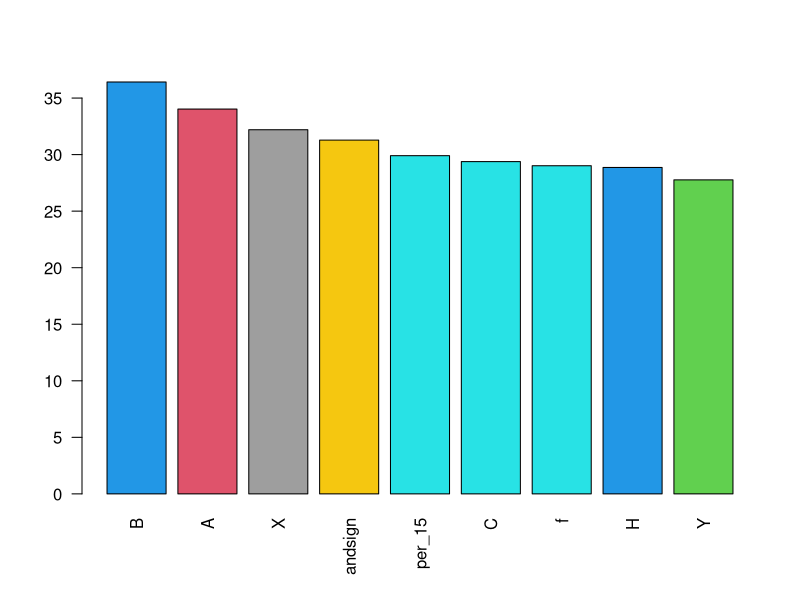
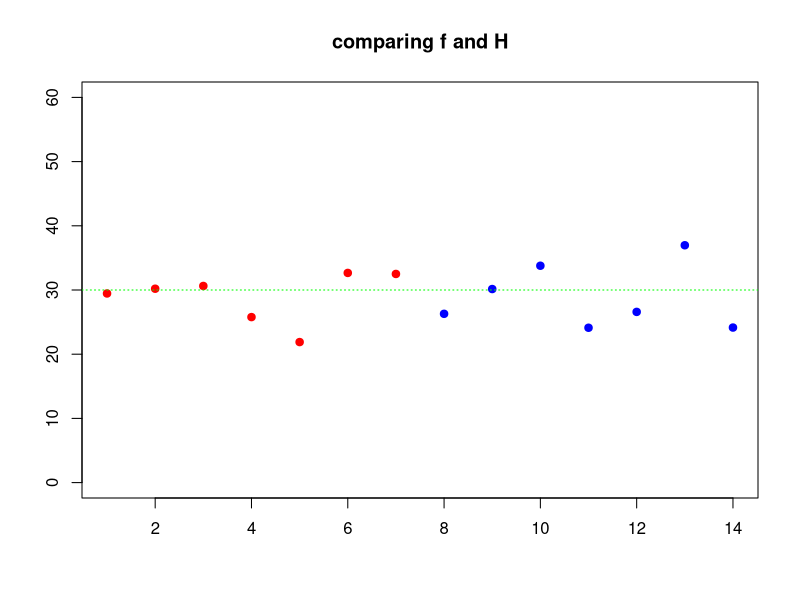

Recreate these plots in R, in order.
### The Documentary Hypothesis

library(dplyr)


andsign = c(23.76,44.14,28.56,28.67); mean(andsign)
per_15 = c(41.69,16.65,15.25,46.03); mean(per_15)
C = c(27.88,36.9,21.17,31.58); mean(C)
Y = c(38.29,29,21.92,21.86); mean(Y)
X = c(41.59,31.6,29.93,25.68); mean(X)
A = c(37,29.1,33,37); mean(A)
B = c(48,28.72,31.93,37.03); mean(B)
f = c(29.46,30.2,30.63,25.78,21.89,32.66,32.5); mean(f)
H = c(26.29,30.15,33.78,24.12,26.59,36.97,24.15); mean(H)

competitors = list(andsign = andsign, 
                   per_15 = per_15, 
                   C = C, 
                   Y = Y, 
                   X = X,
                   A = A,
                   B = B,
                   f = f,
                   H = H)
inorder = lapply(competitors, mean); inorder
inorder = t(as.data.frame(inorder)); inorder = as.data.frame(inorder); inorder
inorder$nombres = rownames(inorder); inorder
colnames(inorder)[1] = "means"
inorder = inorder %>% arrange(desc(inorder$means))
inorder

barplot(inorder$means, col = inorder$means, names.arg = inorder$nombres,
        las = 2)
inorder

# one = vector()
# two = vector()
# three = vector()
# four = vector()
# for (i in 1:nrow(inorder)){
#   one[i] = eval(parse(text = inorder[i,2]))[1]
#   two[i] = eval(parse(text = inorder[i,2]))[2]
#   three[i] = eval(parse(text = inorder[i,2]))[3]
#   four[i] = eval(parse(text = inorder[i,2]))[4]
# }
# one; two; three; four
# inorder$one = one
# inorder$two = two
# inorder$three = three
# inorder$four = four
# inorder


plot(f, xlim = c(1,14), ylim = c(0,60), pch = 19, col = "red", 
     xlab = "", ylab = "", main = "comparing f and H")
points(8:14,H, pch = 19, col = "blue")
abline(h = 30, lty = "dotted", col = "green")






